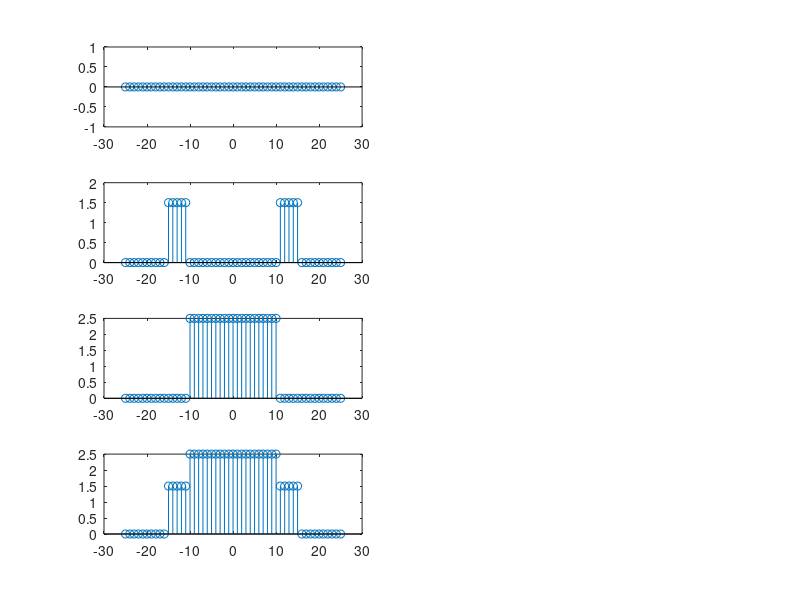

Reproduce this figure in MATLAB. (Note: this script raises an error after producing the figure.)
clc
clear all
close all
n=-25:1:25;
[x1] = zeros(1,length(n));
[x2] = zeros(1,length(n));
[x3] = zeros(1,length(n));
for ii=1:1:length(n)
    if(n(ii)<-15)
        x1(ii)=0;
    elseif(n(ii)>15)
        x1(ii)=0;
    else
        x1(ii)=0;
    end
end 

for ii=1:1:length(n)
    if(n(ii)<=15 && n(ii)>10)
        x2(ii)=1.5;
    elseif(n(ii)>=-15 && n(ii)<-10)
        x2(ii)=1.5;
    else
        x2(ii)=0;
    end
end 

for ii=1:1:length(n)
    if(n(ii)<=10 && n(ii)>=0)
        x3(ii)=2.5;
    elseif(n(ii)>=-10 && n(ii)<=0)
        x3(ii)=2.5;
    else
        x3(ii)=0;
    end
end
yn = x1 +x2+ x3;
subplot(4,2,1), stem(n,x1);
subplot(4,2,3), stem(n,x2);
subplot(4,2,5), stem(n,x3);
subplot(4,2,7), stem(n,yn);

[X1,w] =  dtftx(x1,n);
[X2,w] =  dtftx(x2,n);
[X3,w] =  dtftx(x3,n);
[Yw,w] =  dtftx(yn,n);

YwR = X1+X2+X3;

subplot(4,2,2), plot(w/pi,abs(X1));
subplot(4,2,4), plot(w/pi,abs(X2));
subplot(4,2,6), plot(w/pi,abs(X3));
subplot(4,2,8), plot(w/pi,abs(Yw), 'g',...
    w/pi, abs(YwR), '--r');
%Final subplot for Yw = DTFT(yn) and YwR = X1+X2+X3, since they are
%equal/overlapping linearity is verified.



